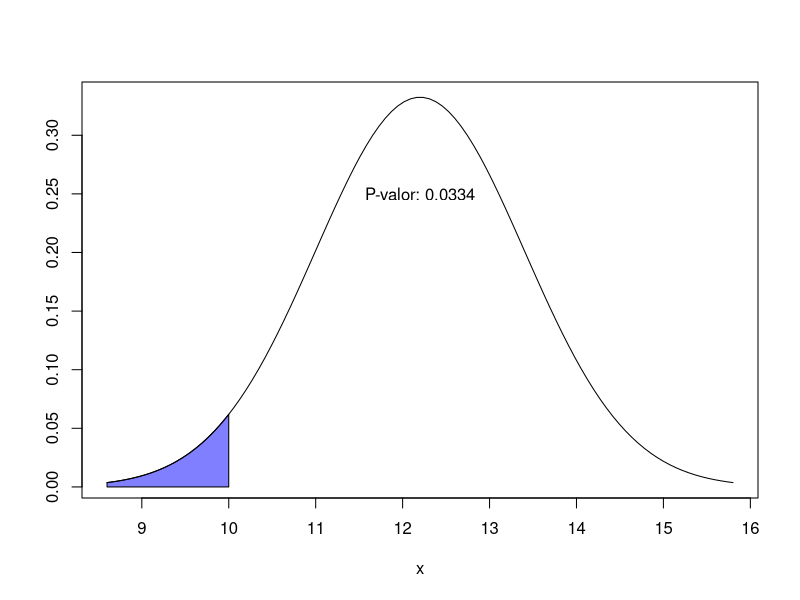
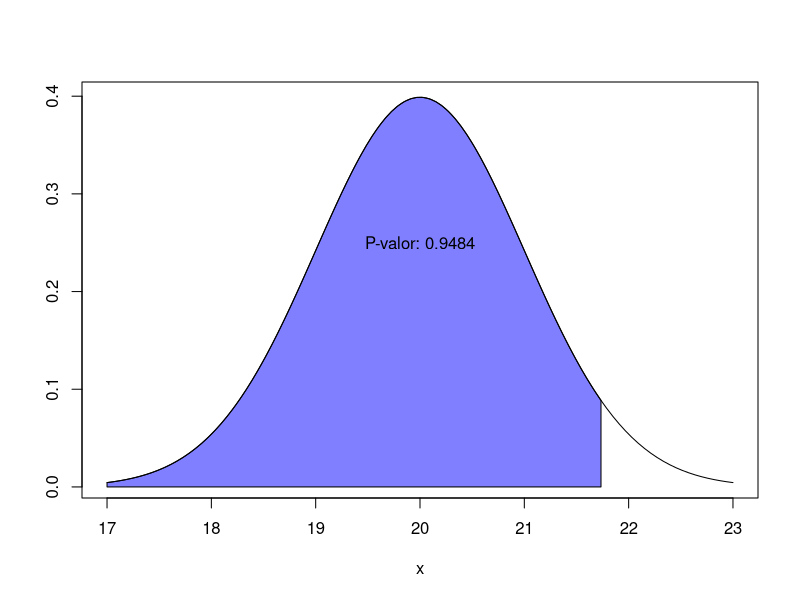

Source code (R) for these figures, in order:
## ---- chunk 1
knitr::opts_chunk$set(echo = TRUE)
## ---- chunk 2

## Funciones para graficar la probabilidad
normal_area <- function(mean = 0, sd = 1, lb, ub, acolor = "lightgray", ...) {
  x <- seq(mean - 3 * sd, mean + 3 * sd, length = 100) 
  if (missing(lb)) {
    lb <- min(x)
  }
  if (missing(ub)) {
    ub <- max(x)
  }
  x2 <- seq(lb, ub, length = 100)    
  plot(x, dnorm(x, mean, sd), type = "n", ylab = "")
  y <- dnorm(x2, mean, sd)
  polygon(c(lb, x2, ub), c(0, y, 0), col = acolor)
  lines(x, dnorm(x, mean, sd), type = "l", ...)
}

## Funcion para t-stundet
ts<-function(x,media,sd){
  (x-media)/sd
}
## ---- chunk 3

#Ejemplo 1

media=12.2 # Ingresar dato
varianza=3.6/sqrt(9) # Ingresar dato
ValorProb =10 # Ingresar dato

#####################################################################

prob=pnorm( ValorProb, media, varianza, lower.tail = TRUE) 
normal_area(mean = media, sd = varianza, ub =ValorProb , acolor = rgb(0, 0, 1, alpha = 0.5))
y_coor=pnorm(media, media, varianza, lower.tail = TRUE)/2
text(x = media, y = y_coor,label = paste0("P-valor: ",round(prob,4)))

## ---- chunk 4

#Ejemplo 2

media=20 # Ingresar dato
varianza=4/sqrt(16) # Ingresar dato
ValorProb =21.735 # Ingresar dato
Grados_libertad= 16-1 #Ingresar dato


#####################################################################
prob=pt(ts(ValorProb,media,varianza),Grados_libertad,lower.tail = TRUE)
normal_area(mean = media, sd = varianza, ub =ValorProb , acolor = rgb(0, 0, 1, alpha = 0.5))
y_coor=pt(ts(media,media,varianza),Grados_libertad,lower.tail = TRUE)/2
text(x = media, y = y_coor,label = paste0("P-valor: ",round(prob,4)))
